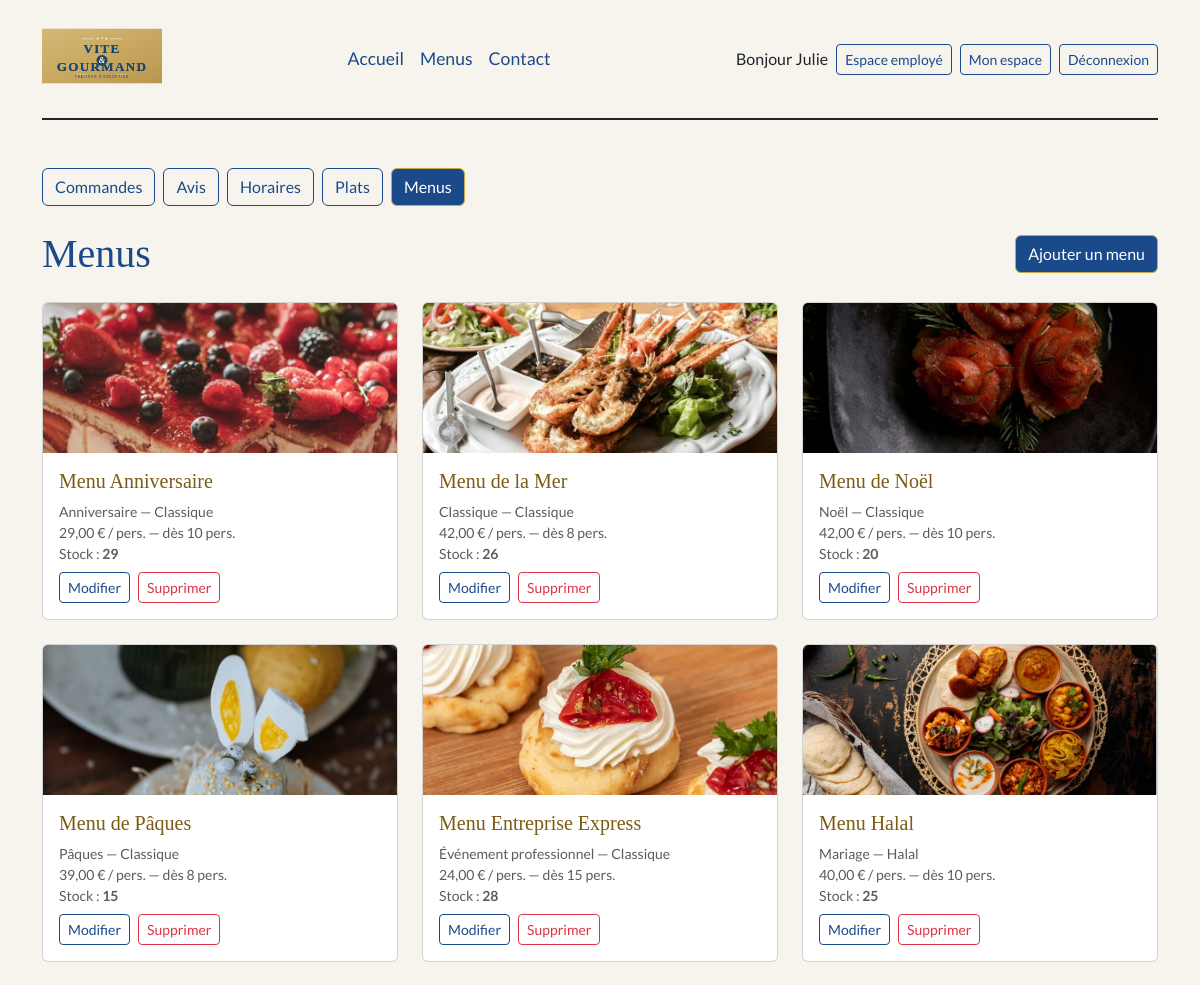
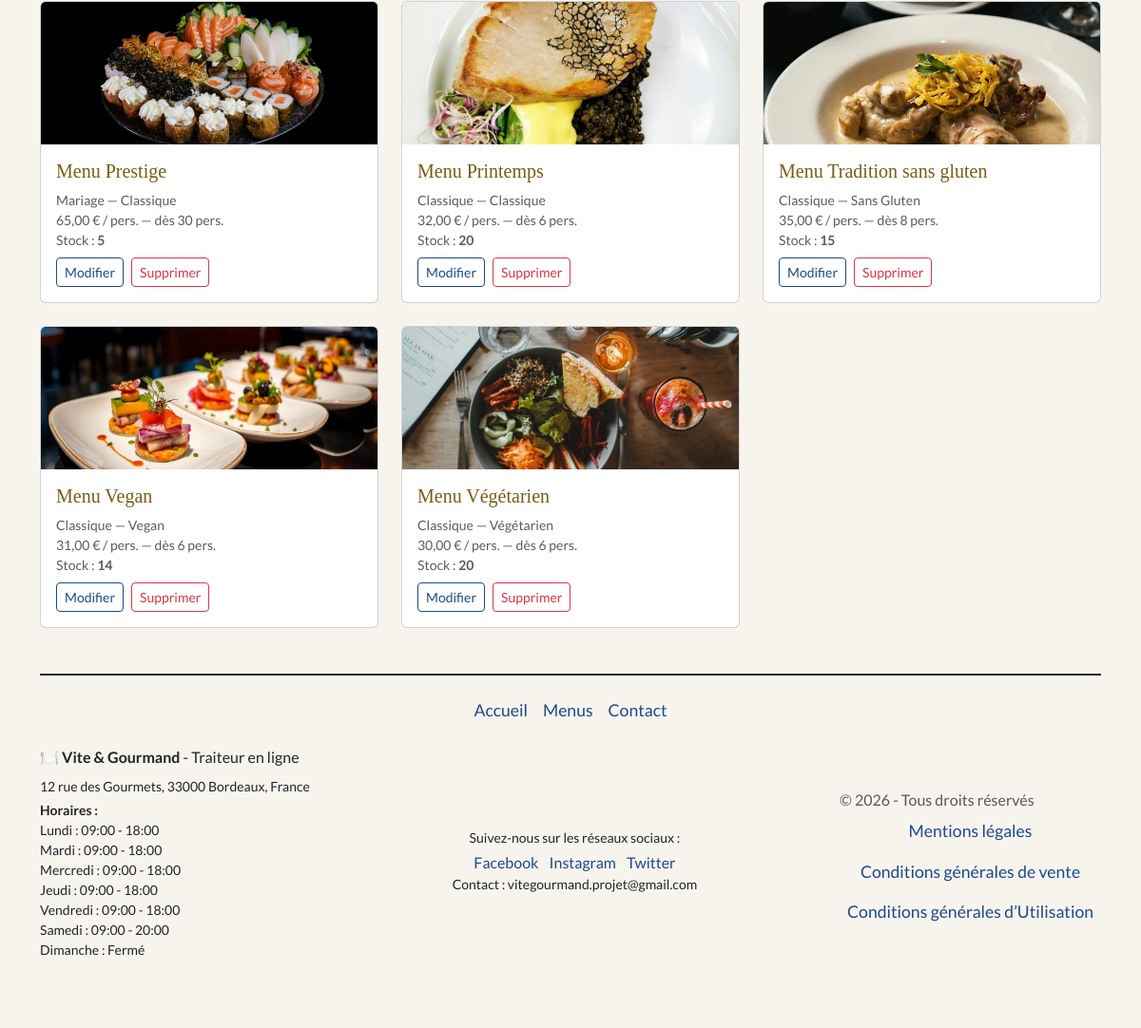
/index.php?controller=employe&action=menus (signed in), run on the app's committed database (2 pictures, top to bottom).
### tables this page shows
CREATE TABLE `menu` (
  `menu_id` INT NOT NULL AUTO_INCREMENT,
  `titre` VARCHAR(100) NOT NULL,
  `nombre_personne_minimum` INT NOT NULL,
  `prix_par_personne` DECIMAL(10,2) NOT NULL,
  `description` TEXT NOT NULL,
  `quantite_restante` INT NOT NULL,
  `theme_id` INT NOT NULL,
  `regime_id` INT NOT NULL,
  `conditions` TEXT NOT NULL,
  `photo` VARCHAR(255) NOT NULL,
  PRIMARY KEY (`menu_id`),
  KEY `fk_menu_theme` (`theme_id`),
  KEY `fk_menu_regime` (`regime_id`),
  CONSTRAINT `fk_menu_theme` FOREIGN KEY (`theme_id`) REFERENCES `theme` (`theme_id`) ON DELETE RESTRICT ON UPDATE CASCADE,
  CONSTRAINT `fk_menu_regime` FOREIGN KEY (`regime_id`) REFERENCES `regime` (`regime_id`) ON DELETE RESTRICT ON UPDATE CASCADE
);

CREATE TABLE `theme` (
  `theme_id` INT NOT NULL AUTO_INCREMENT,
  `libelle` VARCHAR(50) NOT NULL,
  PRIMARY KEY (`theme_id`)
);

CREATE TABLE `regime` (
  `regime_id` INT NOT NULL AUTO_INCREMENT,
  `libelle` VARCHAR(50) NOT NULL,
  PRIMARY KEY (`regime_id`)
);

CREATE TABLE `horaire` (
  `horaire_id` INT NOT NULL AUTO_INCREMENT,
  `jour` VARCHAR(10) NOT NULL,
  `heure_ouverture` TIME DEFAULT NULL,
  `heure_fermeture` TIME DEFAULT NULL,
  PRIMARY KEY (`horaire_id`)
);

### index.php (called while the page is built, shortened)
<?php
spl_autoload_register(function (string $class) {
    $file = __DIR__ . '/' . str_replace('\\', '/', $class) . '.php';
});
$controller = new Controller();
$controller->route();

### App/Repository/Repository.php (called while the page is built, shortened)
<?php
class Repository
{
    public function __construct()
    {
        $mysql = Mysql::getInstance();
        $this->pdo = $mysql->getPDO();
    }
}

### App/Db/Mysql.php (called while the page is built, shortened)
<?php
class Mysql
{
    private $db_name;
    private $db_user;
    private $db_password;
    private $db_port;
    private $db_host;
    private $pdo = null;
    private static $_instance = null;
    public static function getInstance():self
    {
        if (is_null(self::$_instance)) {
            self::$_instance = new Mysql();
        }
        return self::$_instance;
    }
    public function getPDO():\PDO
    {
        if (is_null($this->pdo)) {
            $this->pdo = new \PDO('mysql:dbname=' . $this->db_name . ';charset=utf8;host=' . $this->db_host.':'.$this->db_port, $this->db_user, $this->db_password);
        }
        return $this->pdo;
    }
}

### App/Repository/MenuRepository.php (called while the page is built, shortened)
<?php
class MenuRepository extends Repository
{
    public function findByFilters(array $filtres): array
    {
        $params = [];
        $sql = "SELECT menu.*, theme.libelle
                                    AS theme_libelle, regime.libelle
                                    AS regime_libelle
                                    FROM menu
                                    JOIN theme ON menu.theme_id = theme.theme_id
                                    JOIN regime ON menu.regime_id = regime.regime_id";
        $sql .= ' ORDER BY menu.titre';
        $query = $this->pdo->prepare($sql);
        $query->execute($params);
        $menus = $query->fetchAll($this->pdo::FETCH_ASSOC);
        $menusArray = [];
        foreach ($menus as $menu) {
            $menusArray[] = Menu::createAndHydrate($menu);
        }
        return $menusArray;
    }
}

### App/Entity/Menu.php (called while the page is built, shortened)
<?php
class Menu extends Entity
{
    protected ?int $menu_id = null;
    protected ?string $titre = null;
    protected ?int $nombre_personne_minimum = null;
    protected ?float $prix_par_personne = null;
    protected ?int $quantite_restante = null;
    protected ?string $photo = null;
    protected ?string $theme_libelle = null;
    protected ?string $regime_libelle = null;
    public function getMenuId(): ?int
    {
        return $this->menu_id;
    }
    public function setMenuId(?int $menu_id): self
    {
        $this->menu_id = $menu_id;
        return $this;
    }
    public function getTitre(): ?string
    {
        return $this->titre;
    }
    public function setTitre(?string $titre): self
    {
        $this->titre = $titre;
        return $this;
    }
    public function getNombrePersonneMinimum(): ?int
    {
        return $this->nombre_personne_minimum;
    }
    public function setNombrePersonneMinimum(?int $nombre_personne_minimum): self
    {
        $this->nombre_personne_minimum = $nombre_personne_minimum;
        return $this;
    }
    public function getPrixParPersonne(): ?float
    {
        return $this->prix_par_personne;
    }
    public function setPrixParPersonne(?float $prix_par_personne): self
    {
        $this->prix_par_personne = $prix_par_personne;
        return $this;
    }
    public function getQuantiteRestante(): ?int
    {
        return $this->quantite_restante;
    }
    public function setQuantiteRestante(?int $quantite_restante): self
    {
        $this->quantite_restante = $quantite_restante;
        return $this;
    }
    public function getPhoto(): ?string
    {
        return $this->photo;
    }
    public function setPhoto(?string $photo): self
    {
        $this->photo = $photo;
        return $this;
    }
    public function getThemeLibelle(): ?string
    {
        return $this->theme_libelle;
    }
    public function setThemeLibelle(?string $theme_libelle): self
    {
        $this->theme_libelle = $theme_libelle;
        return $this;
    }
    public function getRegimeLibelle(): ?string
    {
        return $this->regime_libelle;
    }
    public function setRegimeLibelle(?string $regime_libelle): self
    {
        $this->regime_libelle = $regime_libelle;
        return $this;
    }
}

### App/Config/menu.php (called while the page is built)
<?php
return [
    ['label' => 'Accueil', 'controller' => 'page', 'action' => 'accueil'],
    ['label' => 'Menus', 'controller' => 'menu', 'action' => 'list'],
    ['label' => 'Contact', 'controller' => 'contact', 'action' => 'index'],
];

### App/Tools/NavigationTools.php (called while the page is built, shortened)
<?php
class NavigationTools
{
    public static function addActiveClass($controller, $action)
    {
        return '';
    }
}

### App/Entity/Horaire.php (called while the page is built, shortened)
<?php
class Horaire extends Entity
{
    protected ?string $jour = null;
    protected ?string $heure_ouverture = null;
    protected ?string $heure_fermeture = null;
    public function getJour(): ?string
    {
        return $this->jour;
    }
    public function setJour(?string $jour): self
    {
        $this->jour = $jour;
        return $this;
    }
    public function getHeureOuverture(): ?string
    {
        return $this->heure_ouverture;
    }
    public function setHeureOuverture(?string $heure_ouverture): self
    {
        $this->heure_ouverture = $heure_ouverture;
        return $this;
    }
    public function getHeureFermeture(): ?string
    {
        return $this->heure_fermeture;
    }
    public function setHeureFermeture(?string $heure_fermeture): self
    {
        $this->heure_fermeture = $heure_fermeture;
        return $this;
    }
}

### App/Repository/HoraireRepository.php (called while the page is built, shortened)
<?php
class HoraireRepository extends Repository
{
    public function findAll(): array
    {
        $query = $this->pdo->prepare('SELECT * FROM horaire ORDER BY horaire_id');
        $query->execute();
        $horaires = [];
        foreach ($query->fetchAll($this->pdo::FETCH_ASSOC) as $horaire) {
            $horaires[] = Horaire::createAndHydrate($horaire);
        }
        return $horaires;
    }
}

### templates/employe/menus.php (the view, shortened to what this page needs)
<?php require_once _ROOTPATH_ . '/templates/header.php';
?>
<div class="container my-5">
    <?php $ongletActif = 'menus'; require _ROOTPATH_ . '/templates/employe/_onglets.php'; ?>
    <div class="d-flex flex-wrap justify-content-between align-items-center mb-4 gap-2">
        <h1 class="mb-0">Menus</h1>
        <a href="index.php?controller=employe&action=menu" class="btn btn-primary">Ajouter un menu</a>
    </div>
    <div class="row g-4">
        <?php foreach ($menus as $menu) { ?>
            <div class="col-md-6 col-lg-4">
                <div class="card h-100">
                    <?php if ($menu->getPhoto()) { ?>
                        <img src="/public/assets/images/menu/<?= htmlspecialchars($menu->getPhoto()) ?>" class="card-img-top" style="height: 150px; object-fit: cover;" alt="<?= htmlspecialchars($menu->getTitre()) ?>">
                    <?php } ?>
                    <div class="card-body d-flex flex-column">
                        <h2 class="h5 card-title"><?= htmlspecialchars($menu->getTitre()) ?></h2>
                        <p class="small text-muted mb-2">
                            <?= htmlspecialchars($menu->getThemeLibelle()) ?> — <?= htmlspecialchars($menu->getRegimeLibelle()) ?><br>
                            <?= number_format($menu->getPrixParPersonne(), 2, ',', ' ') ?> € / pers. — dès <?= $menu->getNombrePersonneMinimum() ?> pers.<br>
                            Stock : <strong class="<?= $menu->getQuantiteRestante() > 0 ? '' : 'text-danger' ?>"><?= $menu->getQuantiteRestante() ?></strong>
                        </p>
                        <div class="d-flex gap-2 mt-auto">
                            <a href="index.php?controller=employe&action=menu&id=<?= $menu->getMenuId() ?>" class="btn btn-sm btn-outline-primary">Modifier</a>
                            <form method="POST" action="index.php?controller=employe&action=supprimerMenu" onsubmit="return confirm('Supprimer ce menu ?');">
                                <button type="submit" class="btn btn-sm btn-outline-danger">Supprimer</button>
                            </form>
                        </div>
                    </div>
                </div>
            </div>
        <?php } ?>
    </div>
</div>
<?php require_once _ROOTPATH_ . '/templates/footer.php'; ?>

### templates/footer.php (shortened to what this page needs)
<?php
$mainMenu = require __DIR__ . '/../App/Config/menu.php';
?>
</main>
<div class="container">
    <footer class="d-flex flex-column align-items-center py-3 my-4 border-top border-dark border-2">
        <ul class="nav w-100 justify-content-center align-items-center list-unstyled mb-3">
            <?php foreach ($mainMenu as $item) {  ?>
                <li><a href="/index.php?controller=<?= $item['controller'] ?>&action=<?= $item['action'] ?> " class="nav-link px-2 <?= NavigationTools::addActiveClass($item['controller'], $item['action']) ?>"><?= $item['label'] ?></a></li>
            <?php } ?>
        </ul>
        <div class="w-100 d-flex flex-column flex-md-row justify-content-between align-items-center mb-3">
            <div class="mb-3 mb-md-0 text-center text-md-start">
                <p class="mb-2"> 🍽️ <strong>Vite & Gourmand</strong> - Traiteur en ligne</p>
                <p class=" mb-1 small">12 rue des Gourmets, 33000 Bordeaux, France</p>
                <p class="mb2 small">
                    <strong>Horaires :</strong><br>
                    <?php foreach ($horairesFooter ?? [] as $horaire) { ?>
                        <?= htmlspecialchars(ucfirst($horaire->getJour())) ?> :
                        <?php if ($horaire->getHeureOuverture()) { ?>
                            <?= substr($horaire->getHeureOuverture(), 0, 5) ?> - <?= substr($horaire->getHeureFermeture(), 0, 5) ?>
                        <?php } else { ?>
                            Fermé
                        <?php } ?>
                        <br>
                    <?php } ?>
                </p>
            </div>
            <div class="mb-3 mb-md-0 text-center">
                <p class="mb-1 small">Suivez-nous sur les réseaux sociaux :</p>
                <a href="#" class="text-decoration-none me-2">Facebook</a>
                <a href="#" class="text-decoration-none me-2">Instagram</a>
                <a href="#" class="text-decoration-none">Twitter</a>
                <p class="mb-0 small">Contact : vitegourmand.projet@gmail.com</p>
            </div>
            <div>
                <p class="mb-0 text-body-secondary">© <?= date('Y') ?> - Tous droits réservés </p>
                <ul class="nav flex-column align-items-center list-unstyled mb-0">
                    <li><a href="/index.php?controller=page&action=mentionsLegales" class="nav-link px-2 link-primary">Mentions légales</a></li>
                    <li><a href="/index.php?controller=page&action=cgv" class="nav-link px-2 link-primary">Conditions générales de vente</a></li>
                    <li><a href="/index.php?controller=page&action=cgu" class="nav-link px-2 link-primary">Conditions générales d’Utilisation</a></li>
                </ul>
            </div>
        </div>
    </footer>
</div>
</body>
</html>

### data on the page
menu: photo (picture), titre "Menu Anniversaire", theme.libelle "Anniversaire", regime.libelle "Classique", prix_par_personne "29,00", nombre_personne_minimum "10", quantite_restante "29"
menu: photo (picture), titre "Menu de la Mer", theme.libelle "Classique", regime.libelle "Classique", prix_par_personne "42,00", nombre_personne_minimum "8", quantite_restante "26"
menu: photo (picture), titre "Menu de Noël", theme.libelle "Noël", regime.libelle "Classique", prix_par_personne "42,00", nombre_personne_minimum "10", quantite_restante "20"
menu: photo (picture), titre "Menu de Pâques", theme.libelle "Pâques", regime.libelle "Classique", prix_par_personne "39,00", nombre_personne_minimum "8", quantite_restante "15"
menu: photo (picture), titre "Menu Entreprise Express", theme.libelle "Événement professionnel", regime.libelle "Classique", prix_par_personne "24,00", nombre_personne_minimum "15", quantite_restante "28"
menu: photo (picture), titre "Menu Halal", theme.libelle "Mariage", regime.libelle "Halal", prix_par_personne "40,00", nombre_personne_minimum "10", quantite_restante "25"
menu: photo (picture), titre "Menu Prestige", theme.libelle "Mariage", regime.libelle "Classique", prix_par_personne "65,00", nombre_personne_minimum "30", quantite_restante "5"
menu: photo (picture), titre "Menu Printemps", theme.libelle "Classique", regime.libelle "Classique", prix_par_personne "32,00", nombre_personne_minimum "6", quantite_restante "20"
menu: photo (picture), titre "Menu Tradition sans gluten", theme.libelle "Classique", regime.libelle "Sans Gluten", prix_par_personne "35,00", nombre_personne_minimum "8", quantite_restante "15"
menu: photo (picture), titre "Menu Vegan", theme.libelle "Classique", regime.libelle "Vegan", prix_par_personne "31,00", nombre_personne_minimum "6", quantite_restante "14"
menu: photo (picture), titre "Menu Végétarien", theme.libelle "Classique", regime.libelle "Végétarien", prix_par_personne "30,00", nombre_personne_minimum "6", quantite_restante "20"
horaire: jour "Lundi", heure_ouverture "09:00", heure_fermeture "18:00"
horaire: jour "Mardi", heure_ouverture "09:00", heure_fermeture "18:00"
horaire: jour "Mercredi", heure_ouverture "09:00", heure_fermeture "18:00"
horaire: jour "Jeudi", heure_ouverture "09:00", heure_fermeture "18:00"
horaire: jour "Vendredi", heure_ouverture "09:00", heure_fermeture "18:00"
horaire: jour "Samedi", heure_ouverture "09:00", heure_fermeture "20:00"
horaire: jour "Dimanche", shows "Fermé"

### other printed values
$item['label'] "Accueil"
$item['label'] "Menus"
$item['label'] "Contact"
$_SESSION['user']['prenom'] "Julie"
$libelle "Commandes"
$libelle "Avis"
$libelle "Horaires"
$libelle "Plats"
$libelle "Menus"
